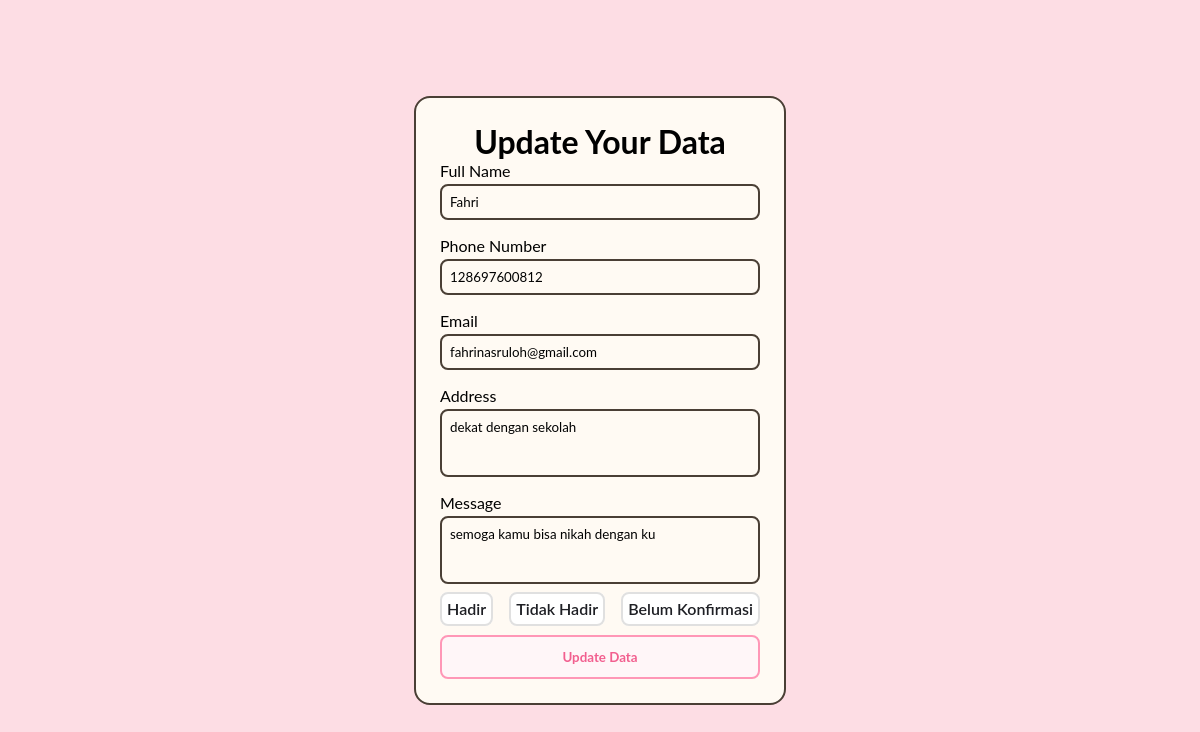
Page /project-guestbook/edit.php?id=3NbuRA7l7v62 on the committed database.
### tables this page shows
CREATE TABLE `tamu` (
  `id_tamu` varchar(20) NOT NULL,
  `nama_tamu` varchar(100) DEFAULT NULL,
  `no_hp` varchar(16) DEFAULT NULL,
  `alamat` text,
  `ucapan` text,
  `keterangan` enum('hadir','tidak_hadir','belum_konfirmasi') DEFAULT NULL,
  `email` varchar(100) DEFAULT NULL,
  `waktu_datang` datetime NOT NULL
);

### project-guestbook/app/koneksi.php (called while the page is built, shortened)
<?php
$tb_tamu = "tamu";

### project-guestbook/edit.php (the view, shortened to what this page needs)
<?php
include 'app/koneksi.php';
?>
<!DOCTYPE html>
<html>
<head>
</head>
<body>
    <div class="container">
        <div class="hero-input ">
            <div class="hero-title">
                <h1>Update Your Data</h1>
            </div>
            <?php
            $id = $_GET['id'];
            $query = mysqli_query($koneksi, "SELECT * FROM $tb_tamu WHERE id_tamu = '$id'; ");
            while ($data = mysqli_fetch_assoc($query)) {
            ?>
            <form method="POST" class="grid">
                <div class="form-grup">
                    <label for="name">Full Name</label >
                    <input type="text" name="name" value="<?= $data["nama_tamu"]?>" id="name" class="inputs name" placeholder="Enter Your Full Name Here" required />
                </div>
                <div class="form-grup">
                    <label for="phoneNumber">Phone Number</label >
                    <input type="tel" name="phoneNumber" value="<?= $data["no_hp"]?>" id="phoneNumber" class="inputs number" placeholder="Enter Your Number Here" required />
                </div>
                <div class="form-grup">
                    <label for="email">Email</label >
                    <input type="email" name="email" value="<?= $data["email"]?>" id="email" class="inputs email" placeholder="Enter Your Email Here" required />
                </div>
                <div class="form-grup">
                    <label for="address">Address</label >
                    <textarea name="address" id="address" class="inputs address" placeholder="Enter Your Address Here" required><?= $data["alamat"]?></textarea>
                </div>
                <div class="form-grup">
                    <label for="message">Message</label >
                    <textarea name="message" id="message" class="inputs message" placeholder="Enter Your Message Here" required><?= $data["ucapan"]?></textarea>
                </div>
                <div class="form-grup ">
                    <div class="form-radio">
                        <div class="card-radio status-hadir">
                            <label for="status-hadir"> Hadir</label>
                        </div>
                        <div class="card-radio status-tidak_hadir">
                            <label for="status-tidak_hadir"> Tidak Hadir </label>
                        </div>
                        <div class="card-radio status-belum_konfirmasi">
                            <label for="status-belum_konfirmasi"> Belum Konfirmasi </label>
                        </div>
                    </div>
                </div>
                <div class="hero-submit">
                    <button type="submit" name="BtnUpdate" class="btn-update"> Update Data</button>
                </div>
            </form>
            <?php }?>
        </div>
    </div>
</body>
</html>

### rows in the picture
tamu: name "Fahri", phoneNumber "128697600812", email "fahrinasruloh@gmail.com", address "dekat dengan sekolah", message "semoga kamu bisa nikah dengan ku"
